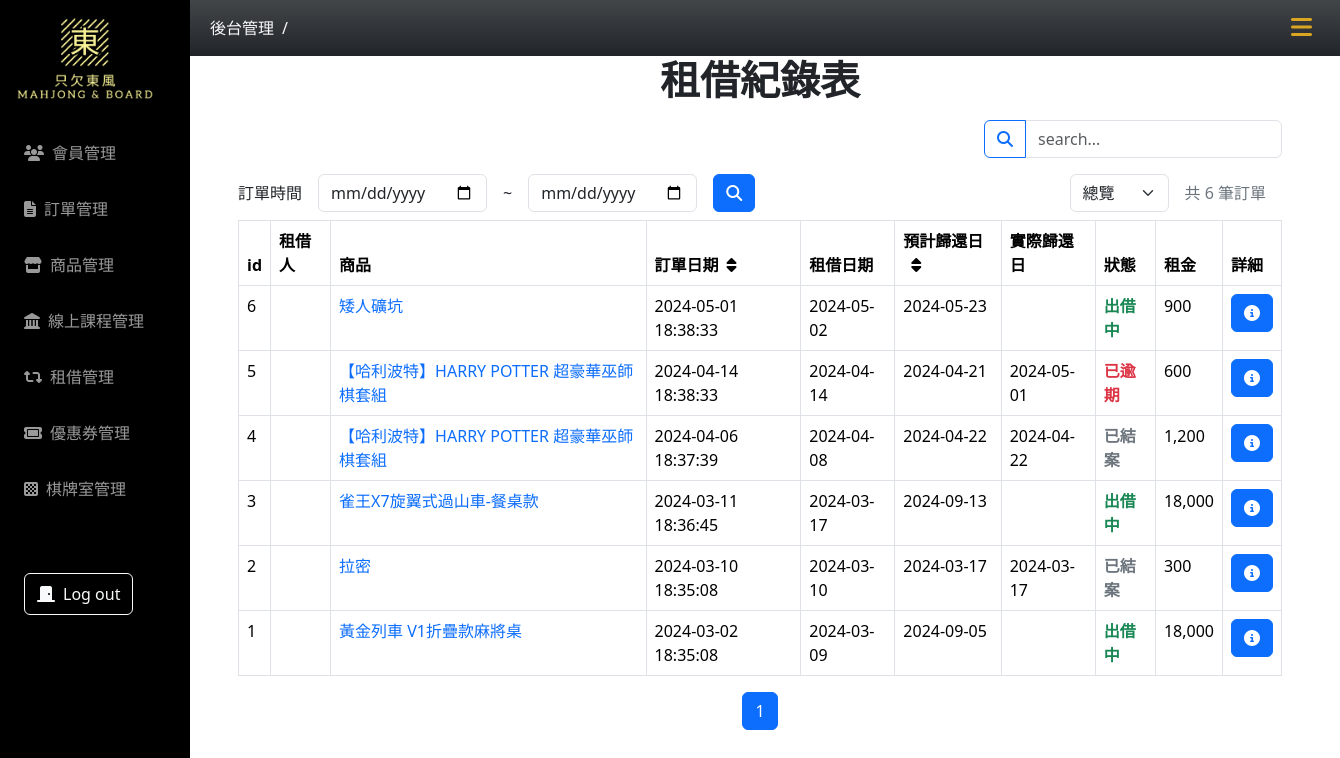
Page /rent/rent-record-list.php?page=1 on the earlier database version.
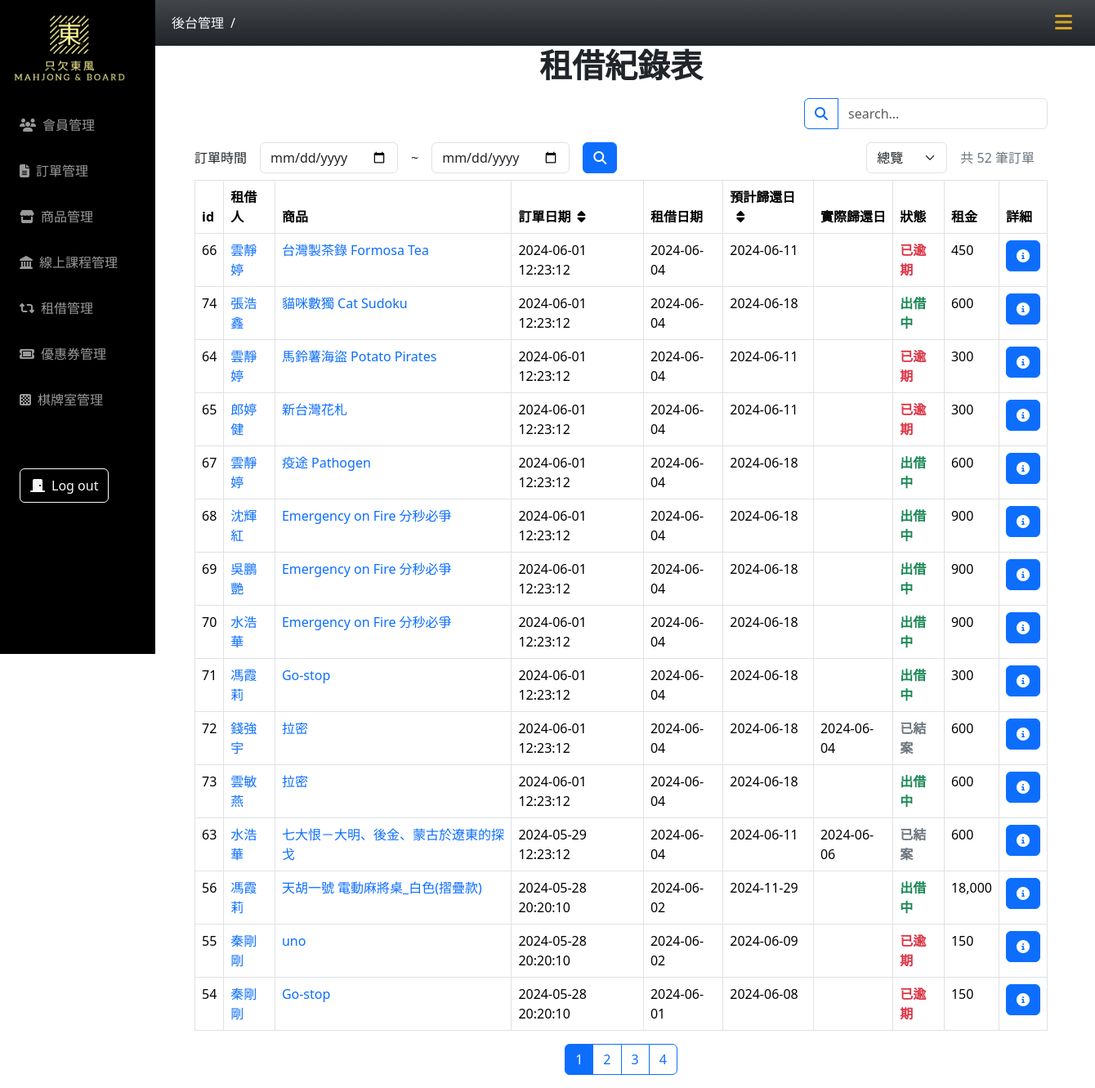
Same page on the later database version.
### tables this page shows
CREATE TABLE `rent_record` (
  `id` int(5) UNSIGNED NOT NULL,
  `user_id` int(5) UNSIGNED NOT NULL,
  `product_id` int(5) UNSIGNED NOT NULL,
  `order_date` datetime NOT NULL,
  `rental_date` date NOT NULL,
  `due_date` date NOT NULL,
  `return_date` date DEFAULT NULL,
  `fine` int(5) DEFAULT NULL,
  `status` int(3) UNSIGNED NOT NULL DEFAULT 1
);

CREATE TABLE `rent_product` (
  `id` int(5) UNSIGNED NOT NULL,
  `name` varchar(100) NOT NULL,
  `category_id` int(10) NOT NULL,
  `content` varchar(1000) NOT NULL,
  `img` varchar(100) NOT NULL,
  `quantity` int(4) NOT NULL,
  `quantity_available` int(4) NOT NULL,
  `rent_price_category_id` int(3) NOT NULL,
  `price` int(6) NOT NULL,
  `create_at` date NOT NULL,
  `update_at` date NOT NULL,
  `valid` tinyint(1) NOT NULL
);

CREATE TABLE `rent_price_category` (
  `id` int(10) UNSIGNED NOT NULL,
  `range` varchar(20) NOT NULL,
  `rent_price` int(6) NOT NULL,
  `rent_day` int(6) NOT NULL
);

CREATE TABLE `users` (
  `id` int(11) NOT NULL,
  `valid` varchar(10) NOT NULL DEFAULT '1',
  `username` varchar(50) NOT NULL,
  `account` varchar(50) NOT NULL,
  `password` varchar(255) NOT NULL,
  `city` varchar(20) NOT NULL,
  `Address` varchar(100) NOT NULL,
  `phone` text DEFAULT NULL,
  `email` varchar(50) NOT NULL,
  `birth` varchar(100) NOT NULL,
  `gender` varchar(255) NOT NULL,
  `update_at` timestamp NOT NULL DEFAULT current_timestamp(),
  `created_at` timestamp NOT NULL DEFAULT current_timestamp()
);

### rent/rent-record-list.php (the view, shortened to what the changed rows need)
<?php
require_once("../db_connect_mahjong.php");
$sqlReturn  = "SELECT * FROM rent_record WHERE 1";
$resultReturn  = $conn->query($sqlReturn);
$title = "租借紀錄表";
$order = "ORDER BY rent_record.order_date DESC";
$filter = "";
$sql = "SELECT rent_record.*,
users.username AS user_name,
rent_product.name AS rent_product_name,
rent_product.price,
rent_product.rent_price_category_id,
rent_price_category.rent_price,
rent_price_category.rent_day ,
users.id AS user_id,
rent_product.id AS rent_product_id
FROM rent_record JOIN users ON users.id = rent_record.user_id JOIN rent_product ON rent_record.product_id = rent_product.id JOIN rent_price_category ON rent_product.rent_price_category_id = rent_price_category.id WHERE 1 $filter $order";
$result = $conn->query($sql);
$resultCount = $result->num_rows;
if (isset($_GET["page"])) {
    $page = $_GET["page"];
    $prepage = 15;
    $firstItem = ($page - 1) * $prepage;
    $pageCount = ceil($resultCount / $prepage);
    $sqlPage = $sql . " LIMIT $firstItem, $prepage";
} else {
    header("location: rent-record-list.php?page=1");
    exit;
}
$resultPage = $conn->query($sqlPage);
$rows = $resultPage->fetch_all(MYSQLI_ASSOC);
?>
<!doctype html>
<html lang="en">
<head>
    <?php include("../css-mahjong.php") ?>
</head>
<body>
    <div class="container main-content px-5">
        <h1 class="text-center fw-semibold "><?= $title ?></h1>
        <div class="py-2 d-flex justify-content-between">
            <div class="d-flex justify-content-center align-items-center">
                <div class="mx-3">
                    <p class="text-secondary m-0">共 <?= $resultCount ?> 筆訂單</p>
                </div>
            </div>
        </div>
        <table class="table table-bordered">
            <thead>
                <tr>
                    <th>id</th>
                    <th>租借人</th>
                    <th>商品</th>
                    <th>
                        <a href="?page=1&order=2<?= isset($_GET["user"]) ? "&user=" . $_GET["user"] : "" ?><?= isset($_GET["product"]) ? "&product=" . $_GET["product"] : "" ?><?= isset($_GET["search"]) ? "&search=" . $_GET["search"] : "" ?><?= isset($_GET["start"]) ? "&start=" . $_GET["start"] : "" ?><?= isset($_GET["end"]) ? "&end=" . $_GET["end"] : "" ?>" class="order text-black text-decoration-none <?php if (!isset($_GET["order"]) || (int)$_GET["order"] >= 3) echo "d-block" ?>">訂單日期<i class="fa-solid fa-sort ms-2"></i></a>
                    </th>
                    <th>租借日期</th>
                    <th>
                        <a href="?page=1&order=4<?= isset($_GET["user"]) ? "&user=" . $_GET["user"] : "" ?><?= isset($_GET["product"]) ? "&product=" . $_GET["product"] : "" ?><?= isset($_GET["search"]) ? "&search=" . $_GET["search"] : "" ?><?= isset($_GET["start"]) ? "&start=" . $_GET["start"] : "" ?><?= isset($_GET["end"]) ? "&end=" . $_GET["end"] : "" ?>" class="order text-black text-decoration-none <?php if (!isset($_GET["order"]) || (int)$_GET["order"] <= 2) echo "d-block" ?>">預計歸還日<i class="fa-solid fa-sort ms-2"></i></a>
                    </th>
                    <th>實際歸還日</th>
                    <th>狀態</th>
                    <th>租金</th>
                    <th>詳細</th>
                </tr>
            </thead>
            <?php foreach ($rows as $rent_order) : ?>
                <tbody>
                    <tr>
                        <td><?= $rent_order["id"] ?></td>
                        <td><a class="text-decoration-none" href="?page=1&user=<?= $rent_order["user_id"] ?><?= isset($_GET["search"]) ? "&search=" . $_GET["search"] : "" ?><?= isset($_GET["start"]) ? "&start=" . $_GET["start"] : "" ?><?= isset($_GET["end"]) ? "&end=" . $_GET["end"] : "" ?>"><?= $rent_order["user_name"] ?></a></td>
                        <td><a class="text-decoration-none" href="?page=1&product=<?= $rent_order["rent_product_id"] ?><?= isset($_GET["search"]) ? "&search=" . $_GET["search"] : "" ?><?= isset($_GET["start"]) ? "&start=" . $_GET["start"] : "" ?><?= isset($_GET["end"]) ? "&end=" . $_GET["end"] : "" ?>"><?= $rent_order["rent_product_name"] ?></a></td>
                        <td><?= $rent_order["order_date"] ?></td>
                        <td><?= $rent_order["rental_date"] ?></td>
                        <td><?= $rent_order["due_date"] ?></td>
                        <td><?= $rent_order["return_date"] ?></td>
                        <td class="fw-semibold <?php
                                                switch ($rent_order["status"]) {
                                                    case 0:
                                                        echo "text-secondary";
                                                        break;
                                                    case 1:
                                                        echo "text-success";
                                                        break;
                                                    case 2:
                                                        echo "text-danger";
                                                        break;
                                                }
                                                ?>"><?php
                                                    switch ($rent_order["status"]) {
                                                        case 0:
                                                            echo "已結案";
                                                            break;
                                                        case 1:
                                                            echo "出借中";
                                                            break;
                                                        case 2:
                                                            echo "已逾期";
                                                            break;
                                                    }
                                                    ?></td>
                        <td><?php
                            $rental_date = new DateTime($rent_order['rental_date']);
                            $due_date = new DateTime($rent_order['due_date']);
                            $interval = $rental_date->diff($due_date);
                            $days = $interval->days;
                            $rent_price = $days / $rent_order["rent_day"] * $rent_order["rent_price"];
                            echo number_format($rent_price);
                            ?></td>
                        <td>
                            <a href=" rent-record.php?id=<?= $rent_order["id"] ?>" class="btn btn-primary"><i class="fa-solid fa-circle-info"></i></a>
                        </td>
                    </tr>
                </tbody>
            <?php endforeach; ?>
        </table>
        <div class="btn-toolbar justify-content-center pb-3 " role="toolbar" aria-label="Toolbar with button groups">
            <div class="btn-group" role="group" aria-label="First group">
                <?php if (isset($_GET["page"])) : ?>
                    <?php for ($i = 1; $i <= $pageCount; $i++) : ?>
                        <a type="button" class="btn btn-outline-primary <?php if ((int)$page === $i) echo "active" ?>" href="?page=<?= $i ?><?= isset($_GET["order"]) ? "&order=" . $_GET["order"] : "" ?><?= isset($_GET["user"]) ? "&user=" . $_GET["user"] : "" ?><?= isset($_GET["product"]) ? "&product=" . $_GET["product"] : "" ?><?= isset($_GET["search"]) ? "&search=" . $_GET["search"] : "" ?><?= isset($_GET["start"]) ? "&start=" . $_GET["start"] : "" ?><?= isset($_GET["end"]) ? "&end=" . $_GET["end"] : "" ?>"><?= $i ?></a>
                    <?php endfor; ?>
                <?php endif; ?>
            </div>
        </div>
    </div>
</body>
</html>

Differences in the rows shown:
no longer on this page (row edited): rent_record: id "6", rent_product.name "矮人礦坑", order_date "2024-05-01 18:38:33", rental_date "2024-05-02", due_date "2024-05-23", status "出借中", rent_price "900"
no longer on this page (row edited): rent_record: id "5", rent_product.name "【哈利波特】HARRY POTTER 超豪華巫師棋套組", order_date "2024-04-14 18:38:33", rental_date "2024-04-14", due_date "2024-04-21", return_date "2024-05-01", status "已逾期", rent_price_category.rent_price "600"
no longer on this page (row unchanged): rent_record: id "4", rent_product.name "【哈利波特】HARRY POTTER 超豪華巫師棋套組", order_date "2024-04-06 18:37:39", rental_date "2024-04-08", due_date "2024-04-22", return_date "2024-04-22", status "已結案", rent_price "1,200"
no longer on this page (row unchanged): rent_record: id "3", rent_product.name "雀王X7旋翼式過山車-餐桌款", order_date "2024-03-11 18:36:45", rental_date "2024-03-17", due_date "2024-09-13", status "出借中", rent_price "18,000"
no longer on this page (row unchanged): rent_record: id "2", rent_product.name "拉密", order_date "2024-03-10 18:35:08", rental_date "2024-03-10", due_date "2024-03-17", return_date "2024-03-17", status "已結案", rent_price_category.rent_price "300"
no longer on this page (row unchanged): rent_record: id "1", rent_product.name "黃金列車 V1折疊款麻將桌", order_date "2024-03-02 18:35:08", rental_date "2024-03-09", due_date "2024-09-05", status "出借中", rent_price "18,000"
added rent_record: id "66", user.username "雲靜婷", rent_product.name "台灣製茶錄 Formosa Tea", order_date "2024-06-01 12:23:12", rental_date "2024-06-04", due_date "2024-06-11", status "已逾期", rent_price_category.rent_price "450"
added rent_record: id "74", user.username "張浩鑫", rent_product.name "貓咪數獨 Cat Sudoku", order_date "2024-06-01 12:23:12", rental_date "2024-06-04", due_date "2024-06-18", status "出借中", rent_price "600"
added rent_record: id "64", user.username "雲靜婷", rent_product.name "馬鈴薯海盜 Potato Pirates", order_date "2024-06-01 12:23:12", rental_date "2024-06-04", due_date "2024-06-11", status "已逾期", rent_price_category.rent_price "300"
added rent_record: id "65", user.username "郎婷健", rent_product.name "新台灣花札", order_date "2024-06-01 12:23:12", rental_date "2024-06-04", due_date "2024-06-11", status "已逾期", rent_price_category.rent_price "300"
added rent_record: id "67", user.username "雲靜婷", rent_product.name "疫途 Pathogen", order_date "2024-06-01 12:23:12", rental_date "2024-06-04", due_date "2024-06-18", status "出借中", rent_price "600"
added rent_record: id "68", user.username "沈輝紅", rent_product.name "Emergency on Fire 分秒必爭", order_date "2024-06-01 12:23:12", rental_date "2024-06-04", due_date "2024-06-18", status "出借中", rent_price "900"
added rent_record: id "69", user.username "吳鵬艷", rent_product.name "Emergency on Fire 分秒必爭", order_date "2024-06-01 12:23:12", rental_date "2024-06-04", due_date "2024-06-18", status "出借中", rent_price "900"
added rent_record: id "70", user.username "水浩華", rent_product.name "Emergency on Fire 分秒必爭", order_date "2024-06-01 12:23:12", rental_date "2024-06-04", due_date "2024-06-18", status "出借中", rent_price "900"
added rent_record: id "71", user.username "馮霞莉", rent_product.name "Go-stop", order_date "2024-06-01 12:23:12", rental_date "2024-06-04", due_date "2024-06-18", status "出借中", rent_price "300"
added rent_record: id "72", user.username "錢強宇", rent_product.name "拉密", order_date "2024-06-01 12:23:12", rental_date "2024-06-04", due_date "2024-06-18", return_date "2024-06-04", status "已結案", rent_price "600"
added rent_record: id "73", user.username "雲敏燕", rent_product.name "拉密", order_date "2024-06-01 12:23:12", rental_date "2024-06-04", due_date "2024-06-18", status "出借中", rent_price "600"
added rent_record: id "63", user.username "水浩華", rent_product.name "七大恨－大明、後金、蒙古於遼東的探戈", order_date "2024-05-29 12:23:12", rental_date "2024-06-04", due_date "2024-06-11", return_date "2024-06-06", status "已結案", rent_price_category.rent_price "600"
added rent_record: id "56", user.username "馮霞莉", rent_product.name "天胡一號 電動麻將桌_白色(摺疊款)", order_date "2024-05-28 20:20:10", rental_date "2024-06-02", due_date "2024-11-29", status "出借中", rent_price "18,000"
added rent_record: id "55", user.username "秦剛剛", rent_product.name "uno", order_date "2024-05-28 20:20:10", rental_date "2024-06-02", due_date "2024-06-09", status "已逾期", rent_price_category.rent_price "150"
added rent_record: id "54", user.username "秦剛剛", rent_product.name "Go-stop", order_date "2024-05-28 20:20:10", rental_date "2024-06-01", due_date "2024-06-08", status "已逾期", rent_price_category.rent_price "150"
Other differences:
$resultCount: "6" → "52"
new list line: "2"
new list line: "3"
new list line: "4"
